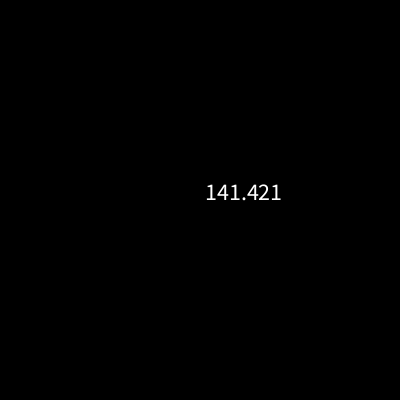
Frame 1 (no input)
Frame 60 (the mouse pressed at the canvas centre just before this capture): identical to frame 1, image omitted
Frame 120 (the mouse held since frame 60 and released just before this capture): identical to frame 1, image omitted

The Processing sketch that drew this single still picture (run headless with seeded random() and noise(); from frame 60 on, the mouse is pressed at the canvas centre):

// Processing sketch: aula16_turno02_exe04
// ── aula16_turno02_exe04.pde
void setup(){
size(400,400);
}

void draw(){
  background(0);
point(100,100); // A
point(300,300); // C
textSize(24);
text(dist(100,100,mouseX,mouseY), 200,200);
}
